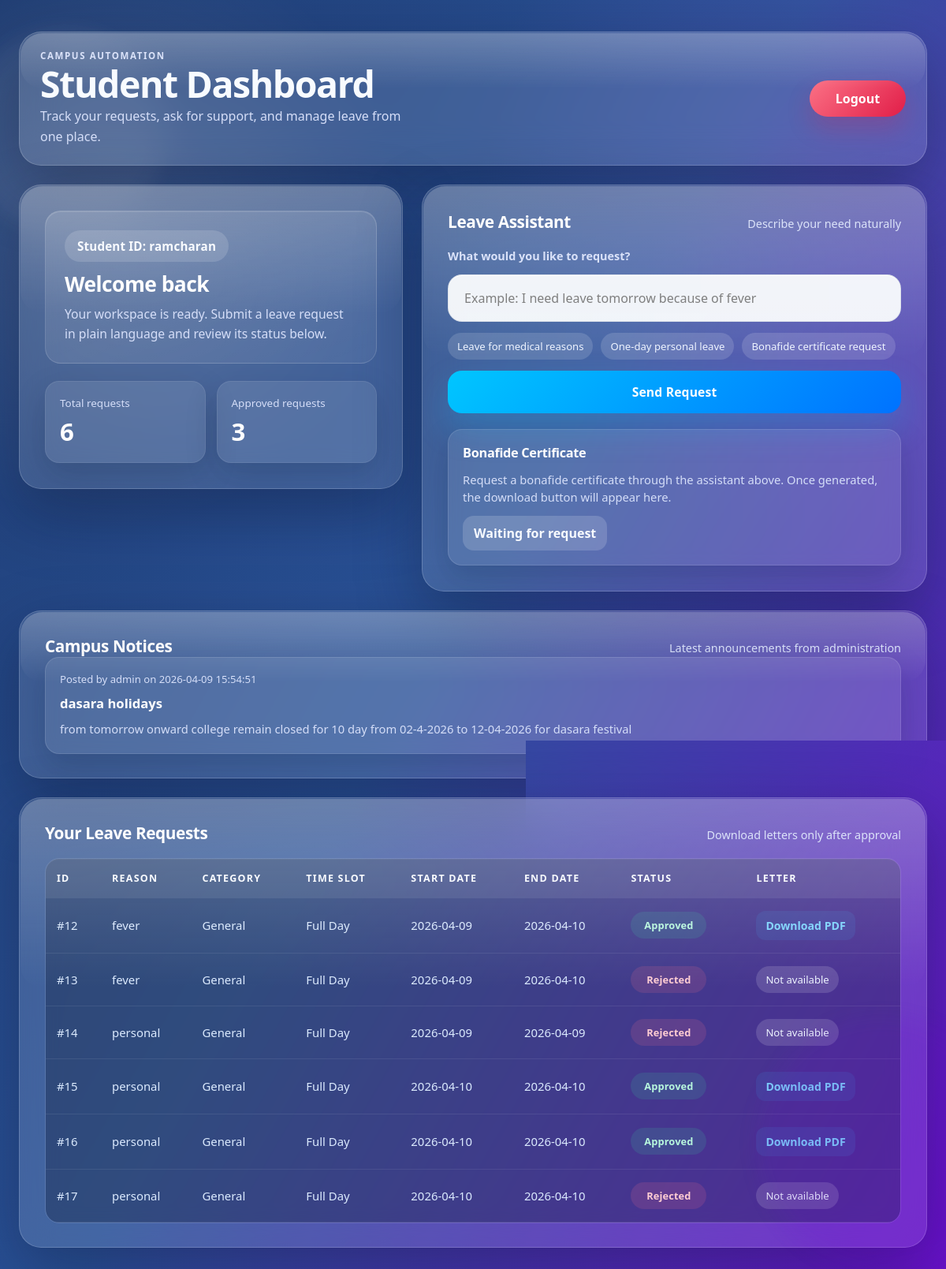
Screenshot of /student (signed in) with the database file from the repository.
### tables this page shows
CREATE TABLE notices (
        id INTEGER PRIMARY KEY AUTOINCREMENT,
        title TEXT NOT NULL,
        content TEXT NOT NULL,
        created_at TEXT NOT NULL,
        created_by TEXT NOT NULL
    );

CREATE TABLE leave_requests (
        id INTEGER PRIMARY KEY AUTOINCREMENT,
        username TEXT,
        reason TEXT,           
        start_date TEXT,
        end_date TEXT,
        status TEXT
    , raw_message TEXT, leave_category TEXT, time_slot TEXT);

### app/routes/student_routes.py (the view)
@router.get("/student", response_class=HTMLResponse)
def student_page(request: Request):
    if request.session.get("role") != "student":
        return RedirectResponse("/login", status_code=303)
    username = request.session.get("user")
    db = get_db()
    cursor = db.cursor()
    cursor.execute("SELECT * FROM leave_requests WHERE username=?", (username,))
    leaves = cursor.fetchall()
    cursor.execute(
        """
        SELECT id, title, content, created_at, created_by
        FROM notices
        ORDER BY datetime(created_at) DESC, id DESC
        LIMIT 6
        """
    )
    notices = cursor.fetchall()
    msg = request.query_params.get("msg")
    bonafide_path = UPLOADS_DIR / f"{username}_bonafide.pdf"
    bonafide_ready = bonafide_path.exists()
    return templates.TemplateResponse(request, "student.html", {
        "username": username,
        "leaves": leaves,
        "msg": msg,
        "bonafide_ready": bonafide_ready,
        "notices": notices,
    })

### templates/student.html (shortened to what this page needs)
<!DOCTYPE html>
<html lang="en">
<head>
</head>
<body>
    <div class="shell">
        <header class="topbar">
            <div class="brand">
                <span class="eyebrow">Campus Automation</span>
                <h1 class="title">Student Dashboard</h1>
                <p class="subtitle">Track your requests, ask for support, and manage leave from one place.</p>
            </div>
            <a href="/logout" class="logout">Logout</a>
        </header>
        <section class="dashboard-grid">
            <aside class="panel hero">
                <div class="hero-card">
                    <span class="welcome-chip">Student ID: {{ username }}</span>
                    <h2>Welcome back</h2>
                    <p>Your workspace is ready. Submit a leave request in plain language and review its status below.</p>
                </div>
                {% set stats = namespace(approved=0) %}
                {% for leave in leaves %}
                    {% if leave[5]|lower == "approved" %}
                        {% set stats.approved = stats.approved + 1 %}
                    {% endif %}
                {% endfor %}
                <div class="metric-grid">
                    <div class="metric">
                        <span class="metric-label">Total requests</span>
                        <strong>{{ leaves|length }}</strong>
                    </div>
                    <div class="metric">
                        <span class="metric-label">Approved requests</span>
                        <strong>{{ stats.approved }}</strong>
                    </div>
                </div>
            </aside>
            <section class="panel assistant-panel">
                <div class="section-heading">
                    <h3>Leave Assistant</h3>
                    <span>Describe your need naturally</span>
                </div>
                <form method="post" action="/chat" class="prompt-form">
                    <label class="prompt-label" for="message">What would you like to request?</label>
                    <input
                        id="message"
                        class="prompt-input"
                        type="text"
                        name="message"
                        placeholder="Example: I need leave tomorrow because of fever"
                        required
                    >
                    <div class="helper-row">
                        <span class="helper-chip">Leave for medical reasons</span>
                        <span class="helper-chip">One-day personal leave</span>
                        <span class="helper-chip">Bonafide certificate request</span>
                    </div>
                    <button type="submit" class="submit-btn">Send Request</button>
                </form>
                <div class="document-card">
                    <h4>Bonafide Certificate</h4>
                    {% if bonafide_ready %}
                    <p>Your bonafide PDF is ready. You can download it directly without any approval step.</p>
                    <a class="document-action ready" href="/student/download-bonafide">Download Bonafide PDF</a>
                    {% else %}
                    <p>Request a bonafide certificate through the assistant above. Once generated, the download button will appear here.</p>
                    <span class="document-action">Waiting for request</span>
                    {% endif %}
                </div>
            </section>
        </section>
        <section class="panel table-panel">
            <div class="section-heading">
                <h3>Campus Notices</h3>
                <span>Latest announcements from administration</span>
            </div>
            {% if notices %}
            <div class="notice-list">
                {% for notice in notices %}
                <article class="notice-card">
                    <div class="notice-meta">Posted by {{ notice[4] }} on {{ notice[3] }}</div>
                    <h4>{{ notice[1] }}</h4>
                    <p>{{ notice[2] }}</p>
                </article>
                {% endfor %}
            </div>
            {% else %}
            <div class="empty">No notices published yet.</div>
            {% endif %}
        </section>
        <section class="panel table-panel">
            <div class="section-heading">
                <h3>Your Leave Requests</h3>
                <span>Download letters only after approval</span>
            </div>
            <div class="table-wrap">
                {% if leaves %}
                <table>
                    <thead>
                        <tr>
                            <th>ID</th>
                            <th>Reason</th>
                            <th>Category</th>
                            <th>Time Slot</th>
                            <th>Start Date</th>
                            <th>End Date</th>
                            <th>Status</th>
                            <th>Letter</th>
                        </tr>
                    </thead>
                    <tbody>
                        {% for leave in leaves %}
                        {% set status = leave[5]|lower %}
                        <tr>
                            <td>#{{ leave[0] }}</td>
                            <td>{{ leave[2] }}</td>
                            <td>{{ (leave[7] or "general")|replace("_", " ")|title }}</td>
                            <td>{{ (leave[8] or "full_day")|replace("_", " ")|title }}</td>
                            <td>{{ leave[3] }}</td>
                            <td>{{ leave[4] }}</td>
                            <td>
                                <span class="status status-{{ status }}">{{ leave[5] }}</span>
                            </td>
                            <td>
                                {% if status == "approved" %}
                                <a class="download-link" href="/student/download/{{ leave[0] }}" target="_blank">Download PDF</a>
                                {% else %}
                                <span class="helper-chip">Not available</span>
                                {% endif %}
                            </td>
                        </tr>
                        {% endfor %}
                    </tbody>
                </table>
                {% else %}
                <div class="empty">
                    No leave requests yet. Use the assistant above to create your first request.
                </div>
                {% endif %}
            </div>
        </section>
    </div>
</body>
</html>

### rows the page displays
notices: created_by "admin", created_at "2026-04-09 15:54:51", title "dasara holidays", content "from tomorrow onward college remain closed for 10 day from 02-4-2026 to 12-04-2026 for dasara festival"
leave_requests: id "12", reason "fever", value "General", value "Full Day", start_date "2026-04-09", end_date "2026-04-10", status "Approved"
leave_requests: id "13", reason "fever", value "General", value "Full Day", start_date "2026-04-09", end_date "2026-04-10", status "Rejected", shows "Not available"
leave_requests: id "14", reason "personal", value "General", value "Full Day", start_date "2026-04-09", end_date "2026-04-09", status "Rejected", shows "Not available"
leave_requests: id "15", reason "personal", value "General", value "Full Day", start_date "2026-04-10", end_date "2026-04-10", status "Approved"
leave_requests: id "16", reason "personal", value "General", value "Full Day", start_date "2026-04-10", end_date "2026-04-10", status "Approved"
leave_requests: id "17", reason "personal", value "General", value "Full Day", start_date "2026-04-10", end_date "2026-04-10", status "Rejected", shows "Not available"

### other values shown
{{ username }} "ramcharan"
{{ leaves|length }} "6"
{{ stats.approved }} "3"
